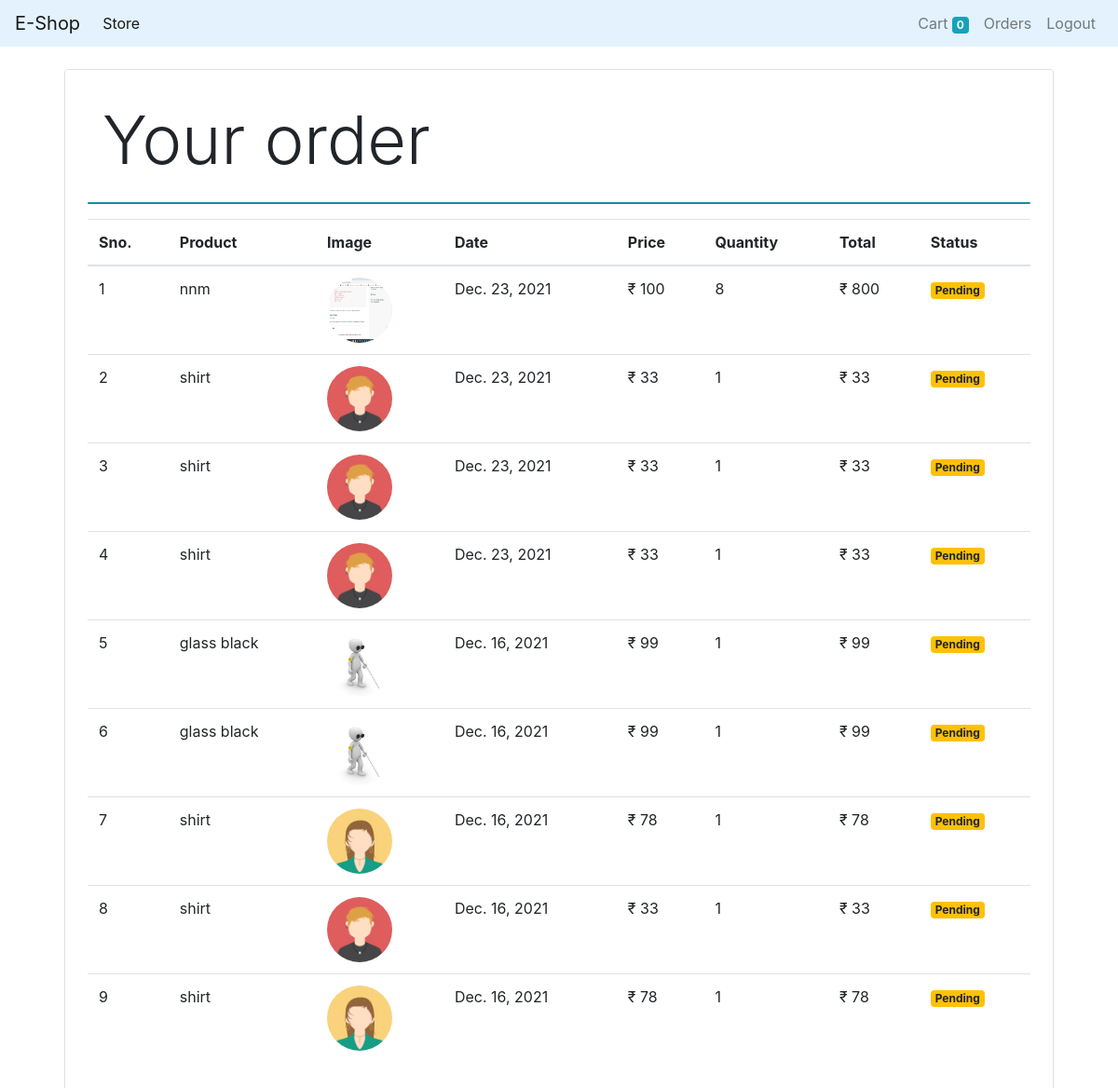
The page /orders (signed in) on the database its author committed.
### Shop/models/order.py (models this page shows)
class Order(models.Model):
    product= models.ForeignKey(Product, on_delete=models.CASCADE)
    customer= models.ForeignKey(Customer, on_delete=models.CASCADE, related_name='orser_customer')
    quantity= models.IntegerField(default=1)
    price= models.IntegerField()
    adresse= models.CharField(max_length=50, default=" ", blank=True)
    phone= models.CharField(max_length=50, default=" ", blank=True)
    date= models.DateField(default=datetime.datetime.today())
    status= models.BooleanField(default=False)
    @staticmethod
    def get_orders_by_customer(customer_id):
        return Order.objects.filter(customer= customer_id).order_by('-date')

### Shop/models/product.py (models this page shows, shortened)
class Product(models.Model):
    name= models.CharField(max_length=50)
    price= models.IntegerField(default=0)
    category= models.ForeignKey(Category, on_delete=models.CASCADE , default=1, null=True, blank=True)
    description= models.CharField(max_length=200, default=" ")
    image= models.ImageField(upload_to='uploads/products/')

### Shop/middlewars/auth.py (the view)
    def middleware(request):
        print(request.session.get('customer'))
        returnUrl= request.META['PATH_INFO']
        print(request.META['PATH_INFO'])
        if  not request.session.get('customer') :
            return redirect(f'login?return_url={returnUrl}')
        response = get_response(request)
        print("mildware")
        return response

### Shop/middlewars/auth.py (called while the page is built)
def auth_middleware(get_response):
    def middleware(request):
        print(request.session.get('customer'))
        returnUrl= request.META['PATH_INFO']
        print(request.META['PATH_INFO'])
        if  not request.session.get('customer') :
            return redirect(f'login?return_url={returnUrl}')
        response = get_response(request)
        print("mildware")
        return response
    return middleware

### Shop/templatetags/custom_filter.py (called while the page is built)
@register.filter(name='currency')
def currency(number):
    return '₹ '+str(number)

@register.filter(name='multiply')
def multiply(number1, number2):
    return number1 * number2

### Shop/views/orderss.py (called while the page is built)
    def get(self, request):
        customer= request.session.get('customer')
        orders= Order.get_orders_by_customer(customer)
        print(orders)
        return render(request, 'orders.html', {'orders': orders})

### Shop/templates/orders.html (shortened to what this page needs)
{% extends "base.html" %}
{% load custom_filter %}
{% load cart %}
{% block content %}
<div class="container">
    <div class="border rounded p-4 m-4">
        <p class="display-3 ml-2 p-2">Your order</p>
        <hr class="card text-white bg-info">
       <table class="table">
           <thead>
               <tr>
                   <th>Sno.</th>
                   <th>Product</th>
                   <th>Image</th>
                   <th>Date</th>
                   <th>Price</th>
                   <th>Quantity</th>
                   <th>Total</th>
                   <th>Status</th>
               </tr>
               </thead>
               <tbody>
                {% for order in orders %}
                   <tr>
                       <td>{{ forloop.counter}}</td>
                       <td>{{ order.product.name }}</td>
                       <td><img style="width:70px; height:70px;" class="rounded-circle" src="{{order.product.image.url}}" alt=""></td>
                         <td>{{ order.date }}</td>
                       <td>{{ order.product.price|currency }}</td>
                       <td>{{ order.quantity }}</td>
                       <td>{{ order.product.price|multiply:order.quantity|currency }}</td>
                       {% if order.status %}
                       <td><small class="badge badge-success">Completed</small></td>
                       {% else %}
                       <td><small class="badge badge-warning">Pending</small></td>
                       {% endif %}
                   </tr>
                   {% endfor %}
               </tbody>
       </table>
    </div>
 </div>
{% endblock %}

### Shop/templates/base.html (shortened to what this page needs)
<!doctype html>
<html lang="en">
<head>
    <link rel="stylesheet" href="https://maxcdn.bootstrapcdn.com/bootstrap/4.0.0/css/bootstrap.min.css">
</head>
<body>
    <nav class="navbar navbar-expand-lg navbar-light " style="background-color: #e3f2fd; height: 50px;">
        <a class="navbar-brand" href="/">E-Shop</a>
        <div class="collapse navbar-collapse" id="navbarSupportedContent">
            <ul class="navbar-nav mr-auto">
                <li class="nav-item active">
                    <a class="nav-link" href="#">Store </a>
                </li>
            </ul>
            <ul class="navbar-nav  my-2 my-lg-0">
                {% if request.session.customer %}
                <li class="nav-item ">
                    <a class="nav-link" href="/cart">Cart
                     <span class="badge badge-info">{{ request.session.cart.keys|length }}</span>
                     </a>
                </li>
                <li class="nav-item ">
                    <a class="nav-link" href="/orders">Orders </a>
                </li>
                <li class="nav-item ">
                    <a class="nav-link" href="/logout">Logout </a>
                </li>
                {% endif %}
            </ul>
        </div>
    </nav>
    {% block content %} {% endblock %}
</body>
</html>

### rows shown on the page
Order: product.name "nnm", product.image (picture), date "Dec. 23, 2021", product.price "₹ 100", quantity "8", product.price|multiply "₹ 800", status "Pending"
Order: product.name "shirt", product.image (picture), date "Dec. 23, 2021", product.price "₹ 33", quantity "1", product.price|multiply "₹ 33", status "Pending"
Order: product.name "shirt", product.image (picture), date "Dec. 23, 2021", product.price "₹ 33", quantity "1", product.price|multiply "₹ 33", status "Pending"
Order: product.name "shirt", product.image (picture), date "Dec. 23, 2021", product.price "₹ 33", quantity "1", product.price|multiply "₹ 33", status "Pending"
Order: product.name "glass black", product.image (picture), date "Dec. 16, 2021", product.price "₹ 99", quantity "1", product.price|multiply "₹ 99", status "Pending"
Order: product.name "glass black", product.image (picture), date "Dec. 16, 2021", product.price "₹ 99", quantity "1", product.price|multiply "₹ 99", status "Pending"
Order: product.name "shirt", product.image (picture), date "Dec. 16, 2021", product.price "₹ 78", quantity "1", product.price|multiply "₹ 78", status "Pending"
Order: product.name "shirt", product.image (picture), date "Dec. 16, 2021", product.price "₹ 33", quantity "1", product.price|multiply "₹ 33", status "Pending"
Order: product.name "shirt", product.image (picture), date "Dec. 16, 2021", product.price "₹ 78", quantity "1", product.price|multiply "₹ 78", status "Pending"

### other values the page prints
{{ request.session.cart.keys|length }} "0"
